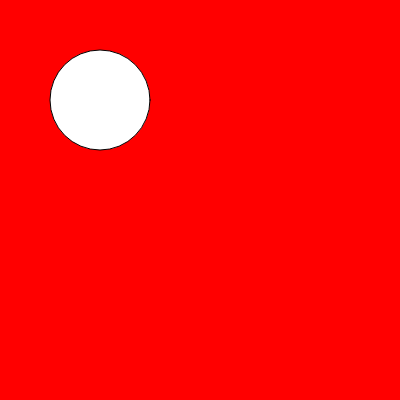
Frame 1 (no input)
Frame 60 (no input): identical to frame 1, image omitted
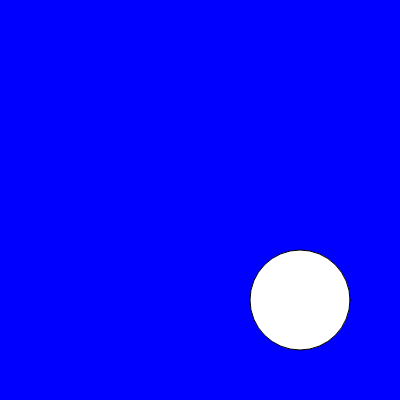
Frame 120 (the mouse pressed at the canvas centre since frame 60)

The p5.js sketch that drew these frames (run headless with seeded random() and noise() and a simulated clock; from frame 60 on, the mouse is pressed at the canvas centre):

// p5.js sketch
// ── sketch.js
let state = 0;
let timer = 0;

function setup() {
  createCanvas(400, 400);
}

function draw() {

  background(100);

  switch (state) {

    case 0:
      background(255, 0, 0);
      ellipse(100, 100, 100, 100);
      timer++;
      if (timer > 70) {
        timer = 0;
        state++;
      }
      break;

    case 1:
    background(0, 255, 0);
    ellipse(200, 200, 100, 100);
      timer++;
      if (timer > 30) {
        timer = 0;
        state++;
      }
      break;

    case 2:
    background(0, 0, 255);
    ellipse(300, 300, 100, 100);
      timer++;
      if (timer > 60) {
        timer = 0;
        state = 0;
      }
      break;

  }
}

function mouseReleased() {
  state++;
  if (state > 2) state = 0;

}
